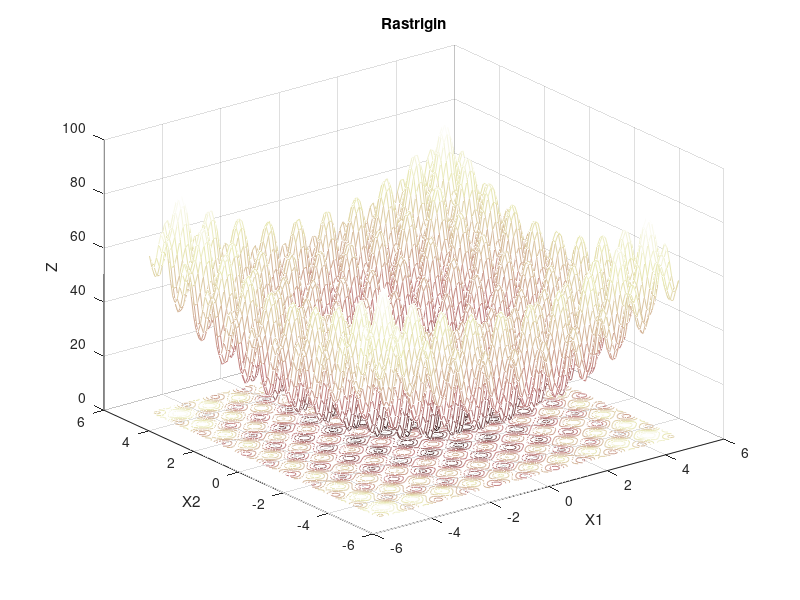

Recreate this plot in MATLAB.
close all;
clear;

%Rastrigcn
x1=linspace(-5.12,5.12,100);
x2=x1;
[X1,X2]=meshgrid(x1,x2);
D=2;
X=[X1,X2];
A=X1.^2-10*cos(2*pi*X1);
B=X2.^2-10*cos(2*pi*X2);
Z=10*D+A+B;
Rastrigin = meshc(X1,X2,Z);
colormap('pink')
xlabel('X1')
ylabel('X2')
zlabel('Z')
title('Rastrigin')